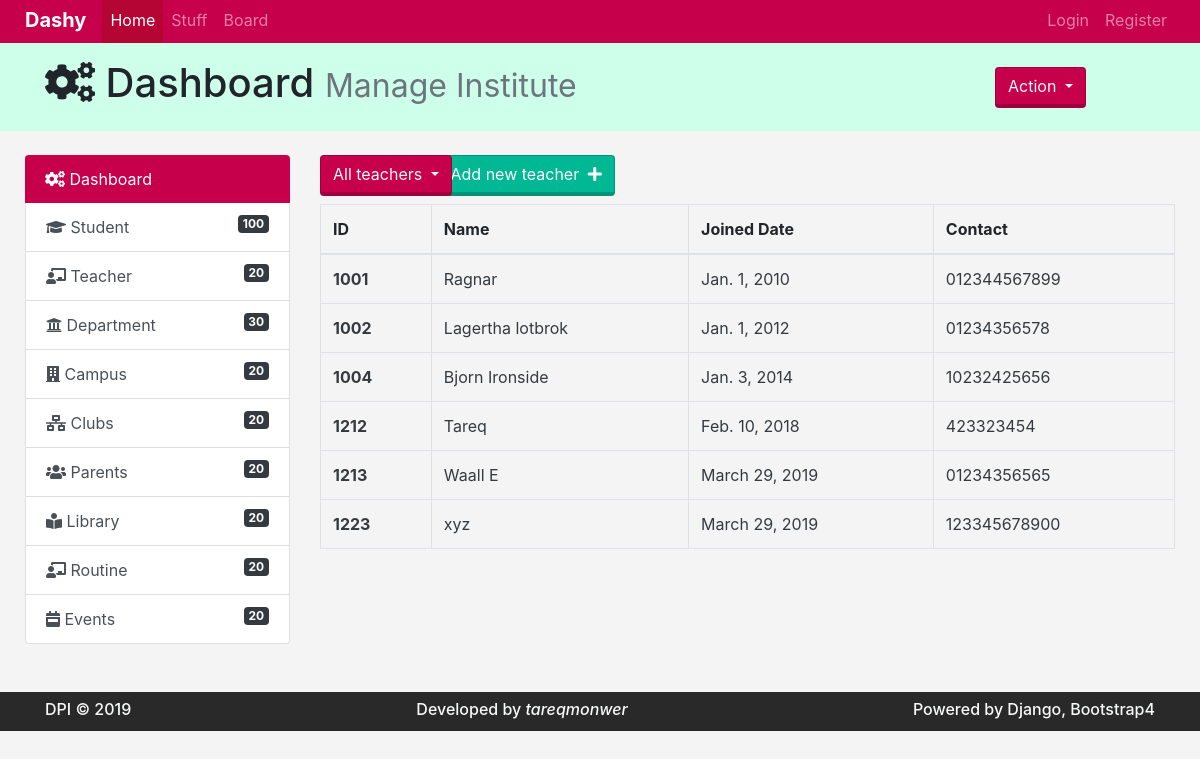
Screenshot of /teachers/ with the database file from the repository.
### teachers/models.py (models this page shows, shortened)
class Teacher(models.Model):
    name = models.CharField(max_length=30)
    techer_id = models.CharField(unique=True, max_length=6, null=True)
    designation = models.CharField(null=False, max_length=30)
    joined = models.DateField('Year-Month')
    phone = models.CharField(null=True, max_length=12)

### teachers/views.py (the view)
# urls.py: path('', views.index, name='teachershome'),
def index(request):
    teachers = Teacher.objects.order_by('techer_id')        # '-techer_id' for ascending order
    context = {
        'teachers': teachers,
    }
    return render(request, 'teachers/teacher_index.html', context)

### templates/teachers/teacher_index.html (shortened to what this page needs)
{% extends 'base.html' %}
{% load static %}
{% block body %}
<div class="col-md-12">
    <div class="col-md-2 ml-0 pl-0 mb-2 float-left" id="ButtonAction">
        <div class="dropdown">
            <button class="btn bg-custom1 text-light dropdown-toggle" type="button" data-toggle="dropdown"
                aria-haspopup="true" aria-expanded="false">
                All teachers
            </button>
        </div>
    </div>
    <a href="{% url 'teachers:add' %}" class="btn bg-custom1-dark float-left" style="margin-left: -25px;">
        Add new teacher
        <i class="fas fa-plus ml-1"></i>
    </a>
    <table class="table table-bordered table-hover">
        <thead>
          <tr>
            <th scope="col">ID</th>
            <th scope="col">Name</th>
            <th scope="col">Joined Date</th>
            <th scope="col">Contact</th>
          </tr>
        </thead>
        <tbody>
        {% for teacher in teachers %}
          <tr>
            <th scope="row"><a class="text-dark" href="{% url 'teachers:teacher_detail' teacher.id %}">
                {{ teacher.techer_id }}
            </a></th>
            <td><a href="{% url 'teachers:teacher_detail' teacher.id %}" class="text-dark">
                {{ teacher.name }}
            </a></td>
            <td><a href="{% url 'teachers:teacher_detail' teacher.id %}" class="text-dark">
                {{ teacher.joined }}
            </a></td>
            <td><a href="{% url 'teachers:teacher_detail' teacher.id %}" class="text-dark">
                {{ teacher.phone }}
            </a></td>
          </tr>
        {% endfor %}
        </tbody>
      </table>
</div>
{% endblock %}

### static/css/main.css (style rules this page uses)
.bg-custom1 { background: #c7004c; color: #fff; border-bottom-width: calc(.2rem + .0625rem); border-color: rgba(0,0,0,0.2); }
.bg-custom1-dark { background: #00b894; color: #fff; border-bottom-width: calc(.2rem + .0625rem); border-color: rgba(0,0,0,0.2); }
body { background: #f4f4f4; }

### static/clubs/css/club.css (style rules this page uses)
.bg-custom1-dark { background: #00b894; color: #fff; border-bottom-width: calc(.2rem + .0625rem); border-color: rgba(0,0,0,0.2); }

### rows the page displays
Teacher: techer_id "1001", name "Ragnar", joined "Jan. 1, 2010", phone "012344567899"
Teacher: techer_id "1002", name "Lagertha lotbrok", joined "Jan. 1, 2012", phone "01234356578"
Teacher: techer_id "1004", name "Bjorn Ironside", joined "Jan. 3, 2014", phone "10232425656"
Teacher: techer_id "1212", name "Tareq", joined "Feb. 10, 2018", phone "423323454"
Teacher: techer_id "1213", name "Waall E", joined "March 29, 2019", phone "01234356565"
Teacher: techer_id "1223", name "xyz", joined "March 29, 2019", phone "123345678900"
